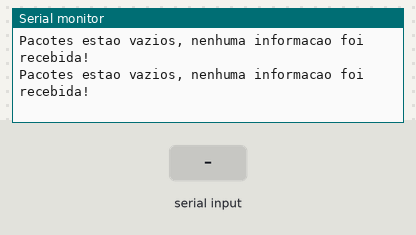
Recording of a sketch running on a simulated ESP8266 (Wemos D1 mini). Shown: the last lines printed to the serial monitor. Inputs (shaded band) come from the test bench.

Above: at 3.1 s.
3.2 s: "true\n" received over the second serial link
At 4.1 s:
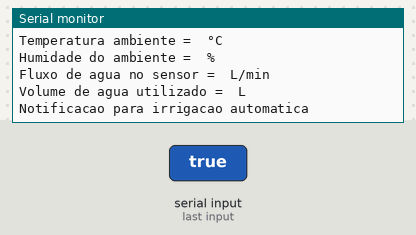
4.7 s: "90/45/200\n" received over the second serial link
6.2 s: "30/150/10\n" received over the second serial link
9.2 s: "90/45\n" received over the second serial link
10.7 s: "30/150\n" received over the second serial link
At 10.76 s:
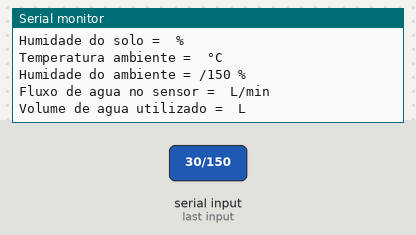
13.7 s: "90/45/200/10\n" received over the second serial link
At 14.6 s:
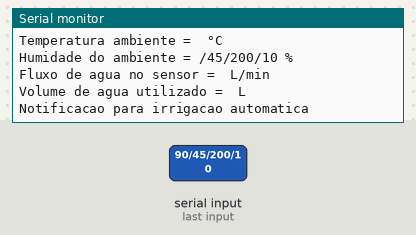

Measured:
- after the input at 3.2 s, the serial monitor: prints a new line after 0.05 s (image 1)
- after the input at 10.7 s, the serial monitor: prints a new line after 0.05 s (image 2)
- after the input at 13.7 s, the serial monitor: prints a new line after 0.05 s (image 3)

The sketch:

Edgent_ESP8266.ino
```cpp
/*
 * Código para o módulo de recepcao dos dados adquiridos pelos sensores atraves do HC-12
 * Placas: ESP8266 ou ESP32
 * COM: Geralmente COM6 ou COM7
*/

// Descricao do dashboard Blynk
#define BLYNK_TEMPLATE_ID "TMPLcasVJahy"  // ID de Usuario
#define BLYNK_DEVICE_NAME "IoT Agro"   // Nome do Dispositivo
#define BLYNK_FIRMWARE_VERSION  "1.1.0"   // Versao do FIRMWARE
#define BLYNK_PRINT Serial
#define BLYNK_DEBUG
#define APP_DEBUG
// Definir o tipo de board (Settings.h)
//#define USE_SPARKFUN_BLYNK_BOARD
#define USE_NODE_MCU_BOARD // (ESP 8266 e ESP32)
//#define USE_WITTY_CLOUD_BOARD
//#define USE_WEMOS_D1_MINI

// Importar as bibliotecasS
#include <Adafruit_Sensor.h>
#include <SoftwareSerial.h>
#include <SPI.h>
#include "BlynkEdgent.h"
#include <ESP8266WiFi.h>

// Criar a instancia de classes (objetos)
SoftwareSerial HC12(10, 11); // HC-12 TX Pin, HC-12 RX Pin

// Definir as instancias (objetos) dos dados recebidos da mensagem da estacao de trasmissao
String count;
String humidade_solo;
String temperatura;
String humidade;
String alerta;
String water_warning;
String fluxo;
String volume;

void setup(){
  Serial.begin(115200);
  Serial.println("HC-12 Sender!\n");
  HC12.begin(9600);
  delay(100);
  BlynkEdgent.begin();
}

void loop() {
    // Execucao da comunicacao com dashboard
    BlynkEdgent.run();
    // Verificar as portas dos pacotes recebidos
    uint8_t porta1, porta2, porta3, porta4, porta5, porta6, porta7;
    switch (HC12.available()){
        case false:
            Serial.println("Pacotes estao vazios, nenhuma informacao foi recebida!\n");
            Blynk.logEvent("Comunicacao", "Não foi recebido informacoes, problemas com a transmissao ou recepcao dos dados");
            break;
        default:
            String message_receiver = HC12.readStringUntil('\n');
            delay(50);
            if (message_receiver.length() > 0){
                Serial.print("Pacotes recebido: " + message_receiver);

                // Criar as variaveis auxiliares contendo posicao das substrings da mensagem do modulo transmissor
                porta1 = message_receiver.indexOf('-');
                porta2 = message_receiver.indexOf('#');
                porta3 = message_receiver.indexOf('@');
                porta4 = message_receiver.indexOf('/');
                porta5 = message_receiver.indexOf('*');
                porta6 = message_receiver.indexOf('+');
                porta7 = message_receiver.indexOf('.');

                // Alocacao dos parametros em suas respectivas variaveis
                count = message_receiver.substring(0,porta1);
                humidade_solo = message_receiver.substring(porta1+1, porta2);
                temperatura = message_receiver.substring(porta2+1, porta3);
                humidade = message_receiver.substring(porta3+1, porta4);
                alerta = message_receiver.substring(porta4+1, porta5);
                water_warning = message_receiver.substring(porta5+1, porta6);
                fluxo = message_receiver.substring(porta6+1, porta7);
                volume = message_receiver.substring(porta7+1, message_receiver.length());

                // Estabelecer comunicacao com o dashboard na nuvem
                Blynk.virtualWrite(V1, humidade_solo);
                Blynk.virtualWrite(V2, temperatura);
                Blynk.virtualWrite(V3, humidade);
                Blynk.virtualWrite(V4, fluxo);
                Blynk.virtualWrite(V5, volume);

                // Apresentar dados recebidos no monitor Serial para controle de processos
                Serial.print("Pacote n°: " + String(count) + "\n");
                Serial.print("Humidade do solo = " + String(humidade_solo) + " %\n");
                Serial.print("Temperatura ambiente = " + String(temperatura) + " °C\n");
                Serial.print("Humidade do ambiente = " + String(humidade) + " %\n");
                Serial.print("Fluxo de agua no sensor = " + String(fluxo) + " L/min\n");
                Serial.print("Volume de agua utilizado = " + String(volume) + " L\n");
                Serial.println();

                // Apresentacao das condicoes: estado critico, irrigacao automatica ou falta de recursos
                if (alerta == "true" || water_warning == "true"){
                    Serial.println("Notificacao: temperatura fora do limite recomendado ou falta de agua no tanque\n");
                    Blynk.logEvent("preocupacao", "As condicões de temperatura sao críticas ou falta agua no tanque, o sistema deve estar sendo prejudicado!");
                    delay(1000);
                }
                else if ((humidade_solo.toInt() >= 0 && humidade_solo.toInt() < 60) || (humidade.toInt() < 50 || humidade.toInt() > 75)){
                    // Condicao de irrigacao necessaria para plantacao
                    Serial.println("Notificacao para irrigacao automatica\n");
                    // Notificacao no dashboard
                    Blynk.logEvent("irrigacao_automatica", "Sistema em estado crítico, modo de irrigacao automatica será ligado");
                    Blynk.virtualWrite(V6, 255);  // Motor no estado alto
                    delay(1000);
                }
                else{
                    // Condicao de irrigacao desnecessaria para plantacao
                    Serial.println("Condicoes excelente ou suficientes para o sistema\n");
                    Blynk.logEvent("sistema_normal", "Sistema em estado estavel, modo de irrigacao automatica permanecera desligado");
                    Blynk.virtualWrite(V6, 0); // Motor no estado baixo
                    delay(1000);
                }
            }
            else{
                Serial.println("Pacotes estao vazios, nenhuma informacao foi recebida!\n");
                Blynk.logEvent("comunicacao", "Não foi recebido informacoes, problemas com a transmissao ou recepcao dos dados");
            }
    }
}
```
